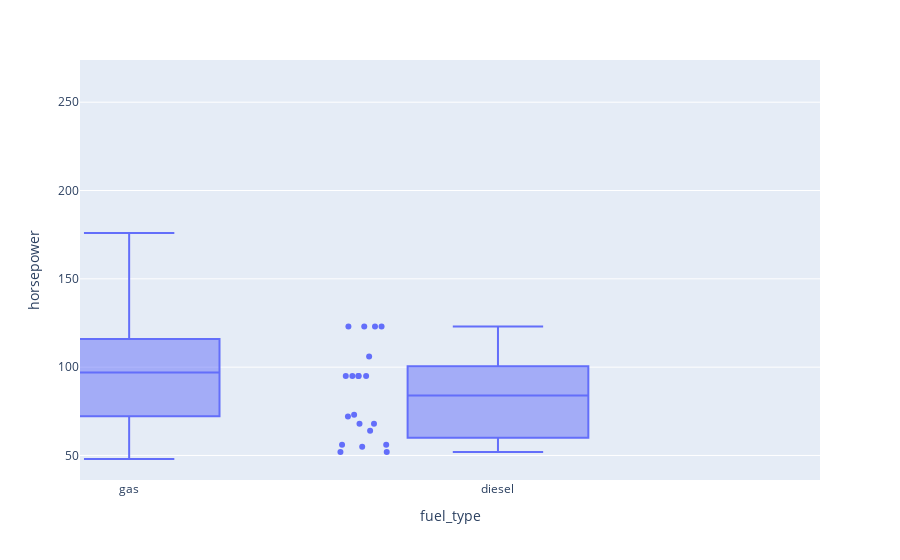

Notebook source saved alongside this figure:
### Markdown cell above
### Boxplot with underlying data

### Code cell
fig = px.box(df, x="fuel_type", y="horsepower", points="all")
fig.show()

### Figure 1 — Plotly figure (JSON) as saved in the notebook; plotly's stock layout.template omitted (floating-point values rounded to 4 significant figures; data arrays with more than 128 entries replaced by an {"elided": "..."} marker saying what was removed)
{"data": [{"alignmentgroup": "True", "boxpoints": "all", "hovertemplate": "fuel_type=%{x}<br>horsepower=%{y}<extra></extra>", "legendgroup": "", "marker": {"color": "#636efa"}, "name": "", "notched": false, "offsetgroup": "", "orientation": "v", "showlegend": false, "type": "box", "x": {"elided": "201 str values"}, "x0": " ", "xaxis": "x", "y": {"elided": "201 int values"}, "y0": " ", "yaxis": "y"}], "layout": {"autosize": true, "boxmode": "group", "dragmode": "lasso", "legend": {"tracegroupgap": 0}, "margin": {"t": 60}, "xaxis": {"anchor": "y", "autorange": false, "domain": [0, 1], "range": [-0.1333, 1.873], "title": {"text": "fuel_type"}, "type": "category"}, "yaxis": {"anchor": "x", "autorange": true, "domain": [0, 1], "range": [36.11, 273.9], "title": {"text": "horsepower"}, "type": "linear"}}}
